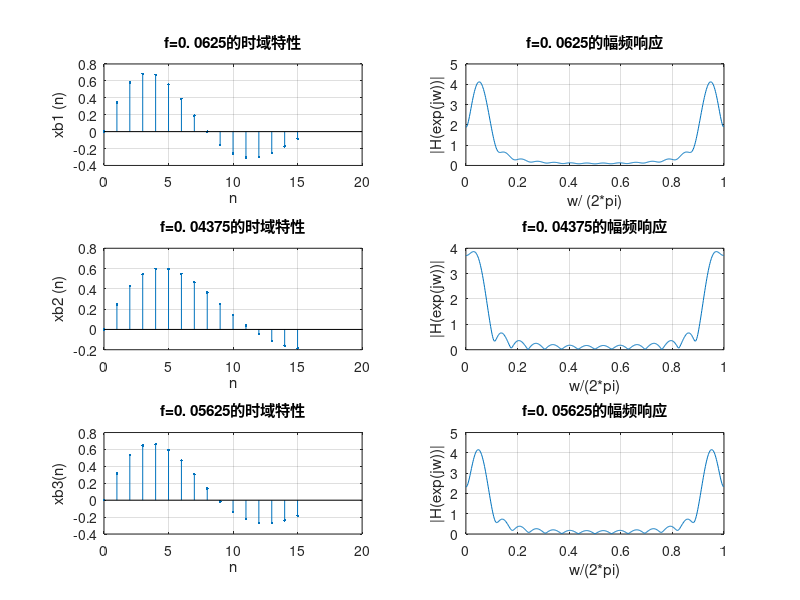

Write MATLAB code to recreate this figure.
n=0:1:15; a=0.1; f1=0.0625; f2=0.04375; f3=0.05625;
xb1=exp(-a*n).*sin(2*pi*f1*n);
figure 
subplot(3, 2, 1); stem(n, xb1,'.');
title("f=0. 0625的时域特性"); xlabel('n'); ylabel('xb1 (n)'); grid on;
[H, w] = freqz(xb1,  1,  [], 'whole', 1);
Hamplitude = abs (H);
subplot(3, 2, 2); plot (w, Hamplitude);
title("f=0. 0625的幅频响应"); xlabel('w/ (2*pi)'); ylabel('|H(exp(jw))|');
grid on
xb2=exp(-a*n) .* sin(2*pi*f2*n) ;
subplot(3, 2, 3); stem(n, xb2, '.');
title("f=0. 04375的时域特性"); xlabel('n'); ylabel('xb2 (n)'); grid on
[H, w] = freqz(xb2, 1, [], 'whole', 1);
Hamplitude = abs (H);
subplot(3, 2, 4);
plot(w, Hamplitude);
title("f=0. 04375的幅频响应"); xlabel('w/(2*pi)' ); ylabel('|H(exp(jw))|'); grid on
xb3=exp(-a*n) .* sin (2*pi*f3*n);
subplot (3, 2, 5);
stem(n, xb3,'.' );
title("f=0. 05625的时域特性"); xlabel('n'); ylabel('xb3(n)');
grid on
[H, w] = freqz(xb3, 1, [], 'whole', 1);
Hamplitude = abs (H);
subplot(3, 2, 6); plot (w,Hamplitude);
title("f=0. 05625的幅频响应"); xlabel('w/(2*pi)'); ylabel('|H(exp(jw))|'); grid on
